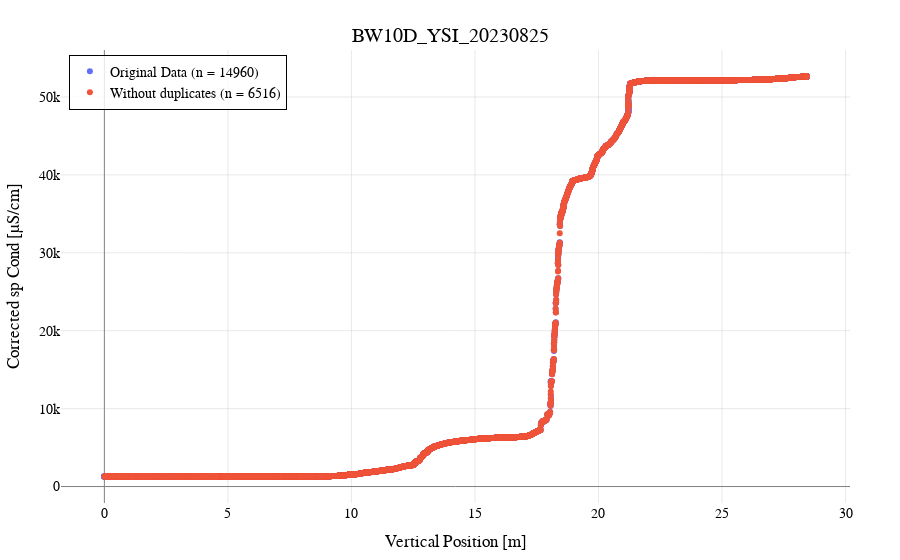

Notebook code cell kept with this figure:
### Code cell
plots.plot_data(x_row, y_row, 
                secondary_x=x_ave, secondary_y=y_ave,
                trace_names=['Original Data', 'Without duplicates'], plot_mode='markers', title=name
                )

### Figure 1 — Plotly figure (JSON) as saved in the notebook; plotly's stock layout.template omitted (floating-point values rounded to 4 significant figures; data arrays with more than 128 entries replaced by an {"elided": "..."} marker saying what was removed)
{"data": [{"mode": "markers", "name": "Original Data (n = 14960)", "type": "scatter", "x": {"elided": "14960 float values"}, "y": {"elided": "14960 float values"}}, {"mode": "markers", "name": "Without duplicates (n = 6516)", "type": "scatter", "x": {"elided": "6516 float values"}, "y": {"elided": "6516 float values"}}], "layout": {"font": {"color": "black", "family": "Arial, sans-serif", "size": 14}, "legend": {"bgcolor": "rgba(255, 255, 255, 0.8)", "bordercolor": "black", "borderwidth": 1, "x": 0.01, "xanchor": "left", "y": 0.99, "yanchor": "top"}, "margin": {"b": 50, "l": 50, "r": 50, "t": 50}, "title": {"text": "BW10D_YSI_20230825", "x": 0.5, "xanchor": "center", "y": 0.95, "yanchor": "top"}, "xaxis": {"gridcolor": "LightGray", "gridwidth": 0.5, "showgrid": true, "title": {"text": "Vertical Position [m]"}, "zeroline": true, "zerolinecolor": "Gray", "zerolinewidth": 1}, "yaxis": {"gridcolor": "LightGray", "gridwidth": 0.5, "showgrid": true, "title": {"text": "Corrected sp Cond [µS/cm]"}, "zeroline": true, "zerolinecolor": "Gray", "zerolinewidth": 1}}}
